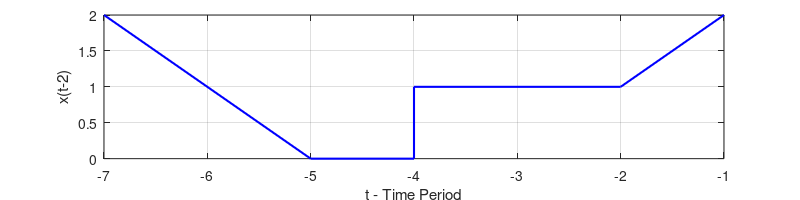

The MATLAB script that drew this image:
clc;
clear all;
%t =[-5 -3 -2 -2 0 1];  t will be shifted to t0
t0 = [-7 -5 -4 -4 -2 -1];
x =[2 0 0 1 1 2];
plot(t0, x, 'blue', 'LineWidth', 1.5);

grid on;
set(gcf, 'Units', 'Inches', 'Position', [2, 3, 8, 2], 'PaperUnits', 'Inches', 'PaperSize', [8, 2]);
xlabel('t - Time Period');
ylabel('x(t-2)');

set(gcf, 'PaperUnits', 'inches');
 x_width=8 ;y_width=2;
 set(gcf, 'PaperPosition', [0 0 x_width y_width]); %
 saveas(gcf,'fig2_shift_right.jpg');
